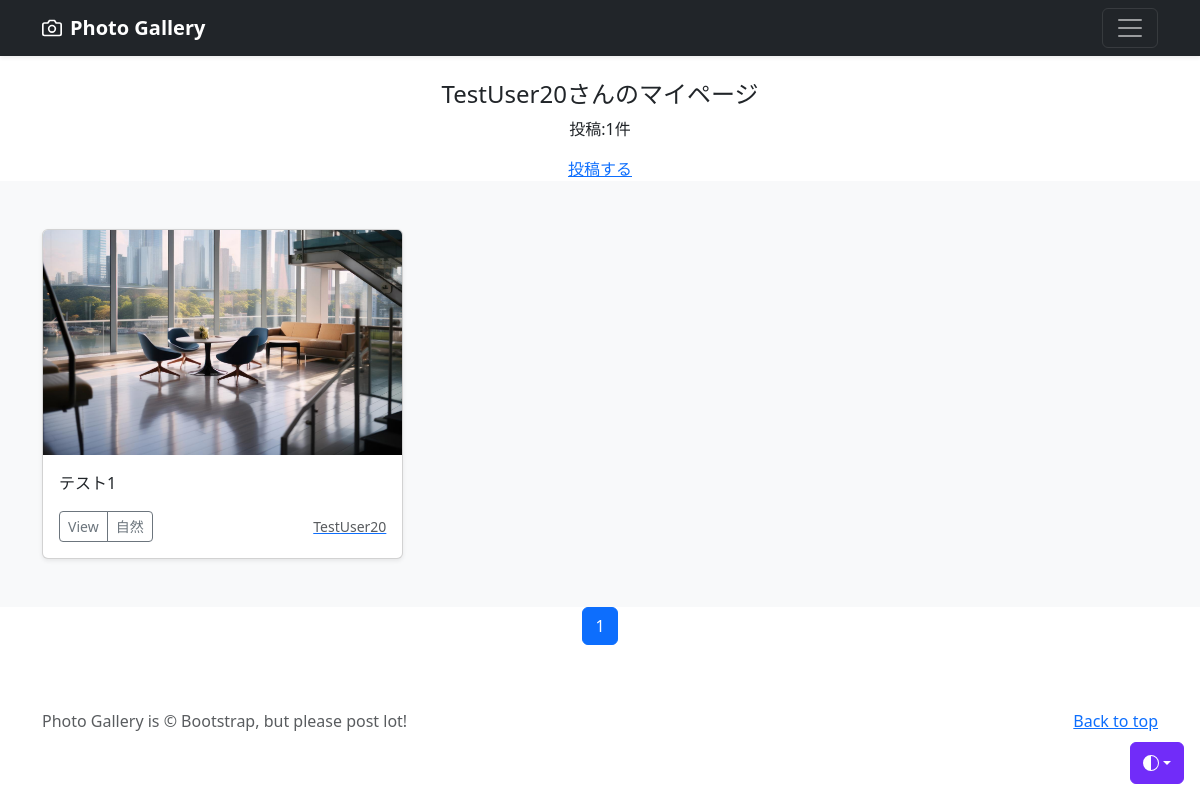
The app's page /mypage/ (signed in) with its own data.
### accounts/models.py (models this page shows)
class CustomUser(AbstractUser):
    pass

### photo/models.py (models this page shows, shortened)
class PhotoPost(models.Model):
    user = models.ForeignKey(
                CustomUser,
                verbose_name='ユーザ',
                on_delete=models.CASCADE)
    category = models.ForeignKey(
                Category,
                verbose_name='カテゴリ',
                on_delete=models.PROTECT)
    title = models.CharField(
                verbose_name='タイトル',
                max_length=200)
    comment = models.TextField(
                verbose_name='コメント')
    image1 = models.ImageField(
                verbose_name='イメージ1',
                upload_to='photos')
    image2 = models.ImageField(
                verbose_name='イメージ2',
                upload_to='photos',
                blank=True,
                null=True)
    posted_at = models.DateTimeField(
                verbose_name='投稿日時',
                auto_now_add=True)

class Category(models.Model):
    title = models.CharField(
                verbose_name='カテゴリ',
                max_length=20)

### photo/views.py (the view)
class MypageView(ListView):
    template_name='mypage.html'
    paginate_by=6
    def get_queryset(self):
        records=PhotoPost.objects.filter(
            user=self.request.user).order_by('-posted_at')
        return records

### photo/templates/mypage.html (shortened to what this page needs)
{% extends 'base.html' %}
{% block contents %}
    {% if user.is_authenticated %}
        <br>
        <div style="text-align:center">
            <h4>{{user.username}}さんのマイページ</h4>
            {% if object_list.count == 0 %}
                <p>{{user.username}}さんの投稿はありません</p>
            {% else %}
                <p>投稿:{{object_list.count}}件</p>
            {% endif %}
            <a href="{% url 'photo:post' %}">投稿する</a>
        </div>
    {% endif %}
    {% include "photos_list.html" %}
    {% include "pagination.html" %}
{% endblock %}

### photo/templates/photos_list.html (shortened to what this page needs)
  <div class="album py-5 bg-body-tertiary">
    <div class="container">
      <div class="row row-cols-1 row-cols-sm-2 row-cols-md-3 g-3">
        {% for record in object_list %}
        <div class="col">
          <div class="card shadow-sm">
            <img src="{{ record.image1.url }}"
              class="bd-placeholder-img card-img-top"
              width="100%" height="225"
              xmlns="http://www.w3.org/2000/svg"
              role="img" aria-label="Placeholder: Thumbnail"
              preserveAspectRatio="xMidYMid slice"
              focusable="false">
              <title>Placeholder</title><rect width="100%" height="100%" fill="#55595c"/></svg>
            <div class="card-body">
              <p class="card-text">{{ record.title}}</p>
              <div class="d-flex justify-content-between align-items-center">
                <div class="btn-group">
                  <button type="button"
                   class="btn btn-sm btn-outline-secondary"
                   onclick="location.href='{%url 'photo:photo_detail' record.pk %}'">
                   View</button>
                  <button type="button"
                   class="btn btn-sm btn-outline-secondary"
                   onclick="location.href='{%url 'photo:photos_cat' category=record.category.id%}'">
                   {{ record.category.title}}</button>
                </div>
                <a href="{% url 'photo:user_list' user=record.user.id %}">
                  <small class="text-muted">
                  {{ record.user }}</small>
                </a>
              </div>
            </div>
          </div>
        </div>
        {% endfor %}
      </div>
    </div>
  </div>

### photo/templates/base.html (style rules this page uses)
.bd-placeholder-img { font-size: 1.125rem; text-anchor: middle; -webkit-user-select: none; -moz-user-select: none; user-select: none; }

### photo/templates/photos_list.html (style rules this page uses)
img { object-fit: cover; }

### records on screen
CustomUser: username "TestUser20"
PhotoPost: image1 (picture), title "テスト1", category "自然", user "TestUser20"

### other values on screen
{{ object_list.count }} "1"
{{ num }} "1"
